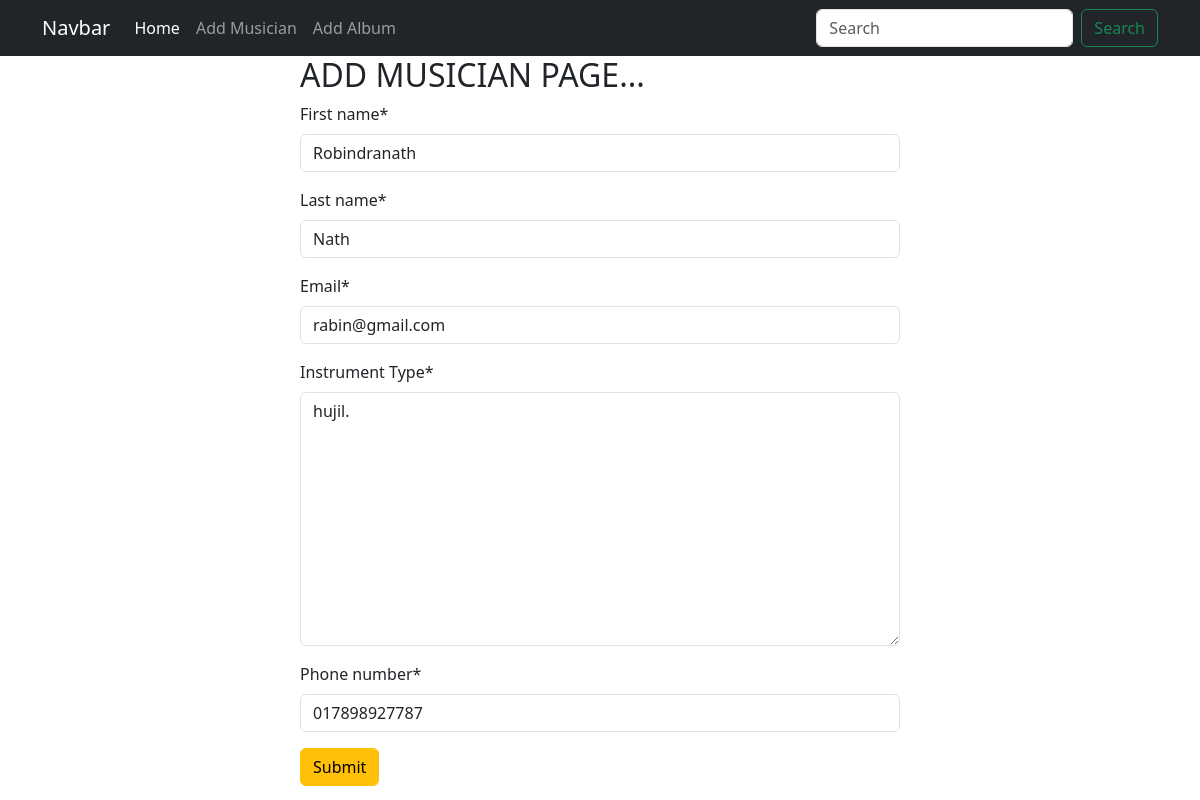
Page /album/edit_musician/2 on the committed database.
### A_Musician/models.py (models this page shows, shortened)
class Musicianmodel(models.Model):
    First_name=models.CharField(max_length=100)
    Last_name=models.CharField(max_length=100)
    Email=models.EmailField()
    Instrument_Type=models.TextField()
    Phone_number=models.CharField(max_length=12)

### Album/views.py (the view)
# urls.py: path('edit_musician/<int:id>',views.edit_musician,name='edit_musician'),
def edit_musician(request,id):
     post=models.Musicianmodel.objects.get(pk=id)
     post_form=forms.MusicianForm(instance=post)
     if request.method == "POST":
         post_form=forms.MusicianForm(request.POST,instance=post)
         if post_form.is_valid():
              post_form.save()
              return redirect('musican')
     return render (request,'index.html',{'form':post_form })

### A_Musician/forms.py
class MusicianForm(forms.ModelForm):
    class Meta:
        model = Musicianmodel
        fields = '__all__'

### A_Musician/templates/index.html (shortened to what this page needs)
{% extends 'base.html' %}
{% load crispy_forms_tags %}
{% block content %}
<form style="width: 50%; margin: auto" method="POST">
<h2> ADD MUSICIAN PAGE...</h2>
{{form | crispy}}
<button class="btn btn-warning">Submit</button>
</form>
{% endblock %}

### rows in the picture
Musicianmodel: First_name "Robindranath", Last_name "Nath", Email "rabin@gmail.com", Instrument_Type "hujil.", Phone_number "017898927787"
